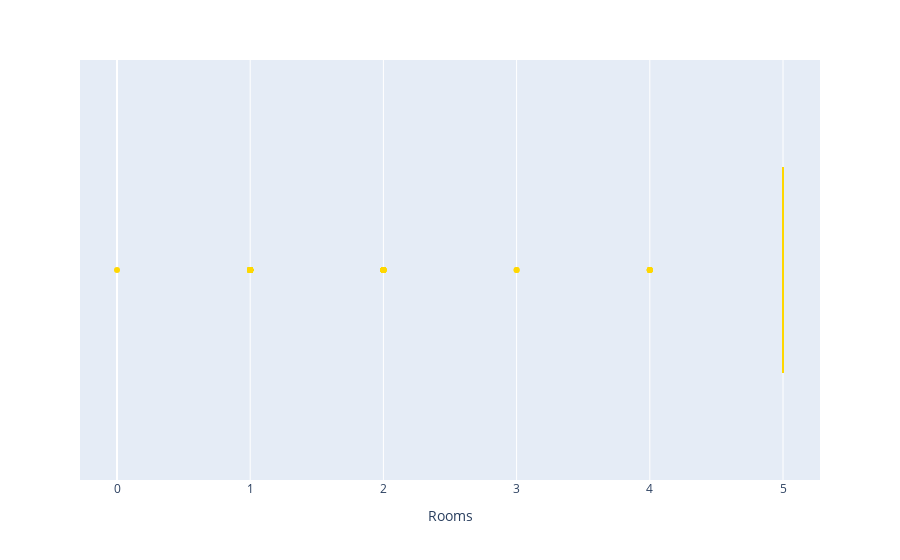

Notebook code cell kept with this figure:
### Code cell
px.box(df,x='Rooms',color_discrete_sequence=['gold'])

### Figure 1 — Plotly figure (JSON) as saved in the notebook; plotly's stock layout.template omitted (floating-point values rounded to 4 significant figures; data arrays with more than 128 entries replaced by an {"elided": "..."} marker saying what was removed)
{"data": [{"alignmentgroup": "True", "hovertemplate": "Rooms=%{x}<extra></extra>", "legendgroup": "", "marker": {"color": "gold"}, "name": "", "notched": false, "offsetgroup": "", "orientation": "h", "showlegend": false, "type": "box", "x": {"elided": "500 int values"}, "x0": " ", "xaxis": "x", "y0": " ", "yaxis": "y"}], "layout": {"autosize": true, "boxmode": "group", "legend": {"tracegroupgap": 0}, "margin": {"t": 60}, "xaxis": {"anchor": "y", "autorange": true, "domain": [0, 1], "range": [-0.2778, 5.278], "title": {"text": "Rooms"}, "type": "linear"}, "yaxis": {"anchor": "x", "autorange": true, "domain": [0, 1], "range": [-0.5, 0.5], "type": "category"}}}
